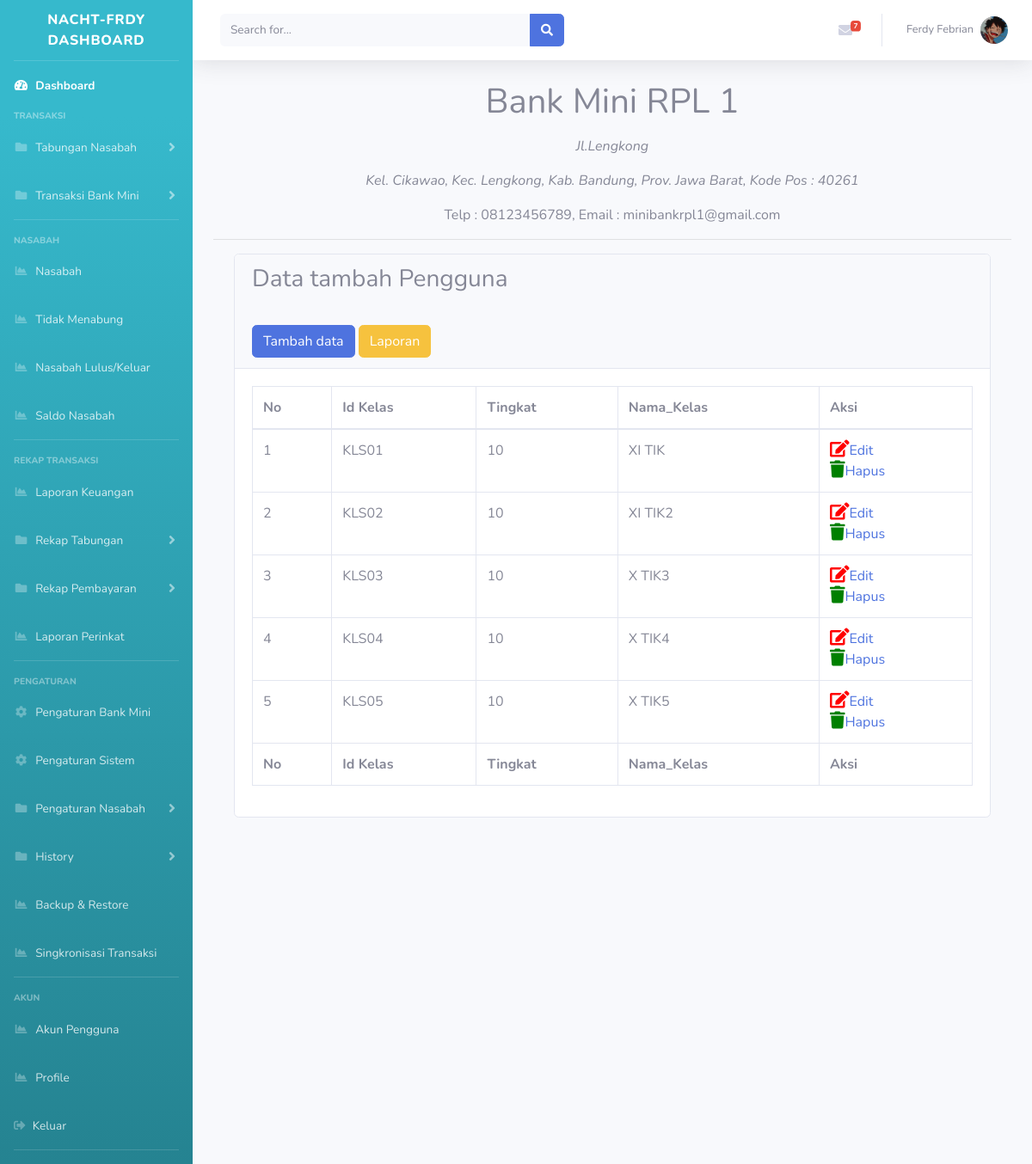
Screenshot of /admin/index.php?page=Naik (signed in) with the database file from the repository.
### tables this page shows
CREATE TABLE `tbl_informasi` (
  `id_informasi` int(1) NOT NULL,
  `nama_organisasi` varchar(100) NOT NULL,
  `email_organisasi` varchar(50) NOT NULL,
  `alamat_organisasi` varchar(100) NOT NULL,
  `telp_organisasi` varchar(16) NOT NULL,
  `pimpinan` varchar(100) NOT NULL,
  `bendahara` varchar(100) NOT NULL,
  `kel_organisasi` varchar(50) NOT NULL,
  `kec_organisasi` varchar(50) NOT NULL,
  `kab_organisasi` varchar(50) NOT NULL,
  `prov_organisasi` varchar(50) NOT NULL,
  `kode_pos_organisasi` varchar(50) NOT NULL
);

CREATE TABLE `tbl_kelas` (
  `id_kelas` varchar(5) NOT NULL,
  `tingkat` varchar(2) NOT NULL,
  `nama_kelas` varchar(50) NOT NULL
);

### inc/informasi.php (called while the page is built)
<?php
include "koneksi.php";
$QUERY_INFO = mysqli_query($KONEKSI, "SELECT * FROM tbl_informasi WHERE id_informasi ='1'");
$DATA_INFO = mysqli_fetch_array($QUERY_INFO);
?>

### pages/kelas/tampil.php (the view, shortened to what this page needs)
<div class="text-center">
		<h1 class="lap"><?php echo @$DATA_INFO['nama_organisasi']; ?></h1>
		<i>
			<p><?php echo @$DATA_INFO['alamat_organisasi']; ?></p>
			<p>Kel. <?php echo @$DATA_INFO['kel_organisasi']; ?>, Kec. <?php echo @$DATA_INFO['kec_organisasi']; ?>, Kab. <?php echo @$DATA_INFO['kab_organisasi']; ?>, Prov. <?php echo @$DATA_INFO['prov_organisasi']; ?>, Kode Pos : <?php echo @$DATA_INFO['kode_pos_organisasi']; ?></p>
		</i>
			<p>Telp : <?php echo @$DATA_INFO['telp_organisasi']; ?>, Email : <?php echo @$DATA_INFO['email_organisasi']; ?></p>
	<hr class="garis">
</div>
<section class="content">
  <div class="container-fluid">
    <div class="row">
      <div class="col-12">
        <div class="card">
          <div class="card-header">
            <h3 class="card-title">Data tambah Pengguna</h3><br>
            <a href="index.php?page=Naik&poseidon=tambah" class="btn btn-primary">Tambah data</a>
            <a href="index.php?page=Naik&poseidon=laporan" class="btn btn-warning">Laporan</a>
          </div>
          <div class="card-body">
            <table id="example2" class="table table-bordered table-hover">
              <thead>
              <tr>
                <th>No</th>
                <th>Id Kelas</th>
                <th>Tingkat</th>
                <th>Nama_Kelas</th>
                <th>Aksi</th>
              </tr>
              </thead>
              <tbody>
                <?php $DATA = mysqli_query($KONEKSI,"SELECT * FROM tbl_kelas ORDER BY id_kelas ASC ");
                $NO = 1;
                while($KELAS = mysqli_fetch_array($DATA)) {
                ?>
              <tr>
                <td><?php echo $NO; ?></td>
                <td><?php echo $KELAS['id_kelas'];?></td>
                <td><?php echo $KELAS['tingkat'];?></td>
                <td><?php echo $KELAS['nama_kelas'];?></td>
                <td>
                  <a href="index.php?page=Naik&poseidon=edit&id=<?php echo $KELAS['id_kelas'];?>"><i class="fas fa-edit" style="font-size:20px;color:red"></i>Edit</a><br>
                  <a href="index.php?page=Naik&poseidon=hapus&id=<?php echo $KELAS['id_kelas'];?>"><i class="fas fa-trash" style="font-size:20px;color:green"></i>Hapus</a>
                  </td>
              </tr>
              <?php
              $NO++;
              };?>
              </tbody>
              <tfoot>
              <tr>
              <th>No</th>
                <th>Id Kelas</th>
                <th>Tingkat</th>
                <th>Nama_Kelas</th>
                <th>Aksi</th>
              </tr>
              </tfoot>
            </table>
          </div>
        </div>
      </div>
    </div>
  </div>
</section>

### rows the page displays
tbl_informasi: nama_organisasi "Bank Mini RPL 1", alamat_organisasi "Jl.Lengkong", kel_organisasi "Cikawao", kec_organisasi "Lengkong", kab_organisasi "Bandung", prov_organisasi "Jawa Barat", kode_pos_organisasi "40261", telp_organisasi "08123456789", email_organisasi "minibankrpl1@gmail.com"
tbl_kelas: id_kelas "KLS01", tingkat "10", nama_kelas "XI TIK"
tbl_kelas: id_kelas "KLS02", tingkat "10", nama_kelas "XI TIK2"
tbl_kelas: id_kelas "KLS03", tingkat "10", nama_kelas "X TIK3"
tbl_kelas: id_kelas "KLS04", tingkat "10", nama_kelas "X TIK4"
tbl_kelas: id_kelas "KLS05", tingkat "10", nama_kelas "X TIK5"
